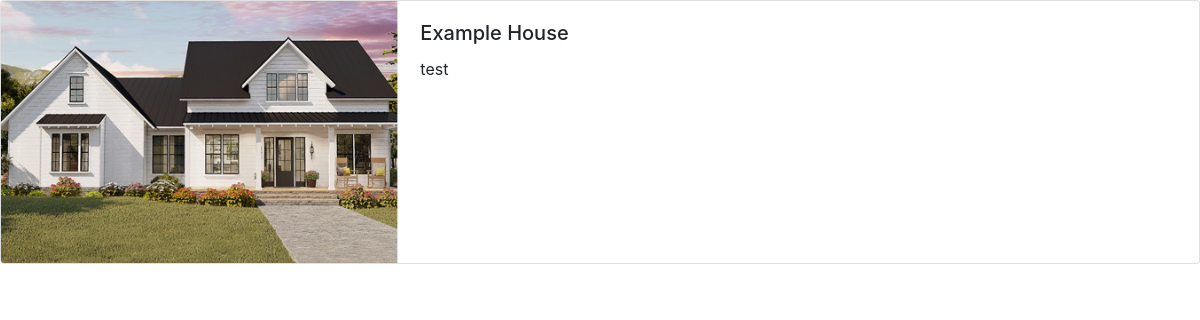
Before: /house/post/2/ with the older database file.
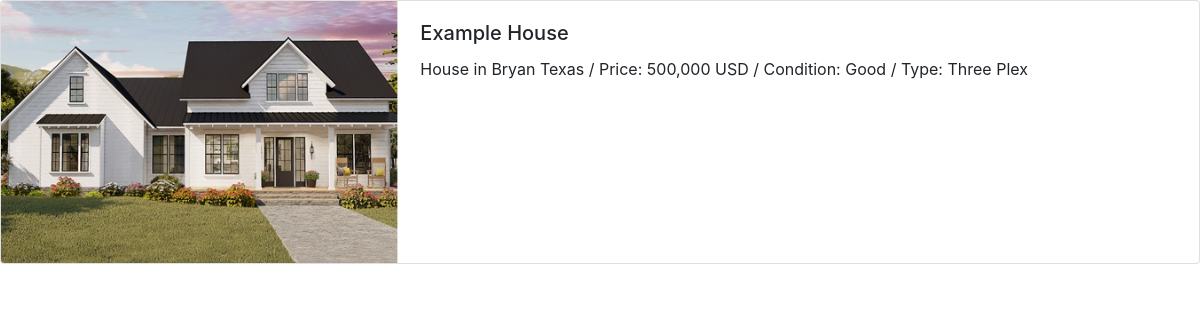
After: the same page with the newer database file.
### house/models.py (models this page shows)
class House(models.Model):
    title = models.TextField(blank = True, null =True)
    image = ProcessedImageField(
        upload_to = 'static/images/posts',
        format = 'JPEG',
        options = {'quality' : 100},
        blank = True,
        null = True
    )

### house/views.py (the view)
# urls.py: path('post/<int:pk>/', PostDetailView.as_view(), name = 'post_detail'),
class PostDetailView(DetailView):
	    model = House
	    template_name = 'post_detail.html'

### templates/post_detail.html (shortened to what this page needs)
  <head>
    <link rel="stylesheet" href="https://stackpath.bootstrapcdn.com/bootstrap/4.3.1/css/bootstrap.min.css">
  </head>
  <body>
	<div class="topinfo">
		<div class="card mb-3" style="max-width: 100vx;">
		  <div class="row no-gutters" id="propertypic">
			<div class="col-md-4">
			  <img src="/{{object.image}}" class="card-img" alt="...">
			</div>
			<div class="col-md-8">
			  <div class="card-body">
				<h5 class="card-title">Example House</h5>
				<p class="card-text">{{ object.title }}</p>
			  </div>
			</div>
		  </div>
		</div>
	</div>
  </body>
</html>

Changed rows visible on the page:
changed House: title "test" → "House in Bryan Texas / Price: 500,000 USD / Condition: Good / Type: Three Plex"
